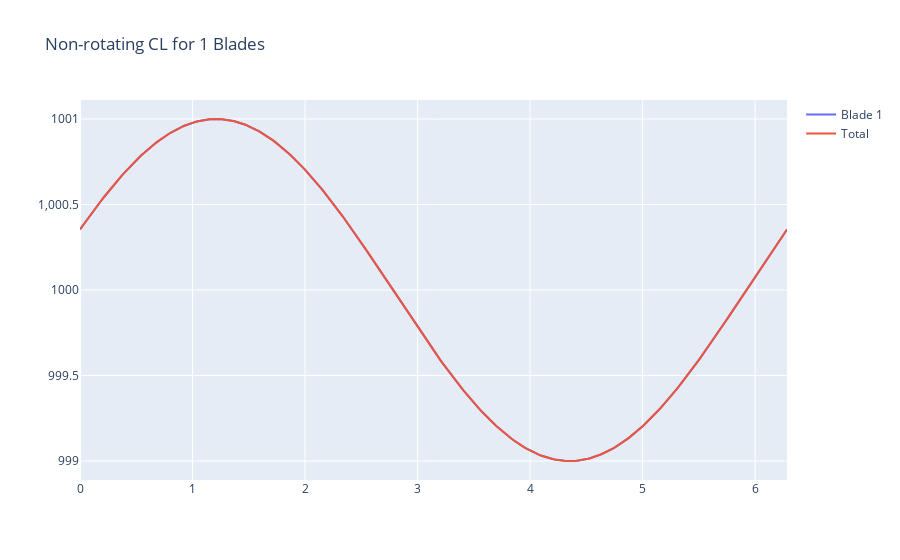
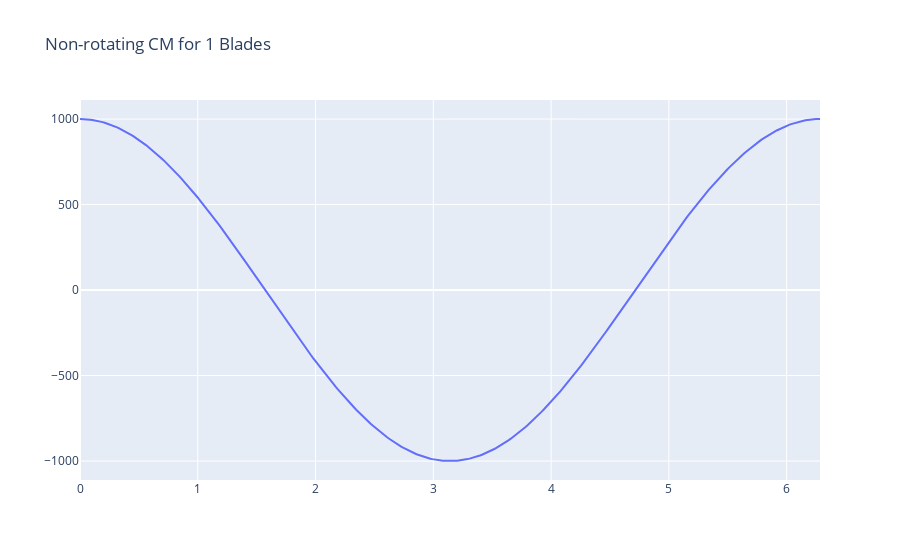
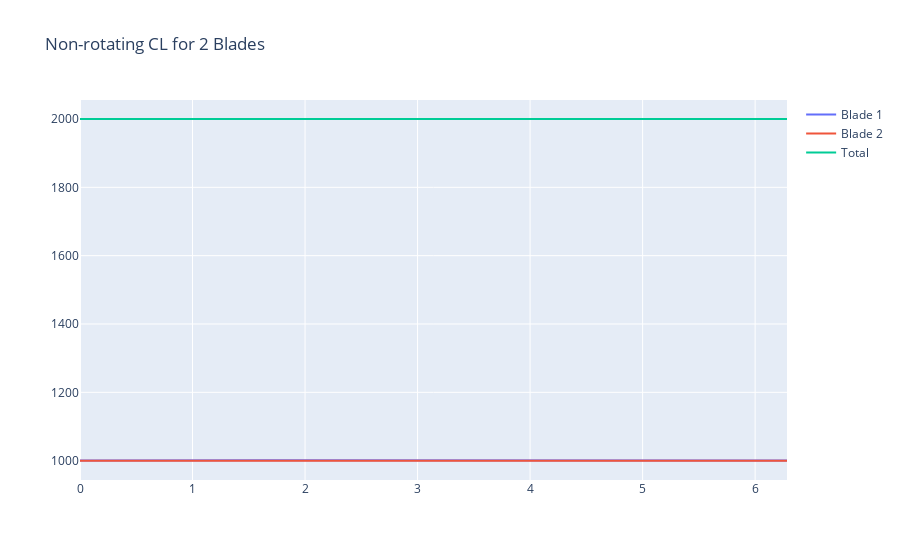
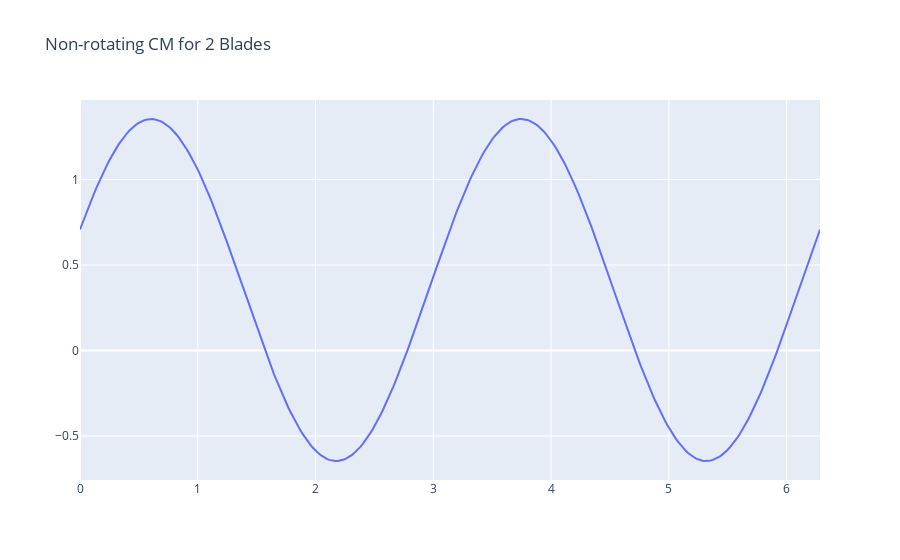

Notebook code cell kept with these figures, in order:
### Code cell
psi = np.linspace(0, 2*np.pi, 360)
dpsi = 0.36161
r = 1

# Define the number of Blades
for B in range(1, 5):

    CLtot = 0
    CMtot = 0

    fig = go.Figure()
    fig2 = go.Figure()

    for b in range(B):
        CL = 1000 + np.sin(psi + dpsi + (2*np.pi*b)/B)

        CLtot += CL
        CM = CL * r * np.cos(psi + (2*np.pi*b)/B)
        CMtot += CM

        fig.add_trace(go.Scatter(x=psi, y=CL, mode='lines', name=f'Blade {b+1}'))
        # fig2.add_trace(go.Scatter(x=psi, y=CM, mode='lines', name=f'Blade {b+1}'))

    fig.add_trace(go.Scatter(x=psi, y=CLtot, mode='lines', name='Total'))
    fig.update_layout(title=f'Non-rotating CL for {B} Blades')
    fig2.add_trace(go.Scatter(x=psi, y=CMtot, mode='lines', name='Total'))
    fig2.update_layout(title=f'Non-rotating CM for {B} Blades')
    
    fig.show()
    fig2.show()

### Figure 1 — Plotly figure (JSON) as saved in the notebook; plotly's stock layout.template omitted (floating-point values rounded to 4 significant figures; data arrays with more than 128 entries replaced by an {"elided": "..."} marker saying what was removed)
{"data": [{"mode": "lines", "name": "Blade 1", "type": "scatter", "x": {"elided": "360 float values"}, "y": {"elided": "360 float values"}}, {"mode": "lines", "name": "Total", "type": "scatter", "x": {"elided": "360 float values"}, "y": {"elided": "360 float values"}}], "layout": {"title": {"text": "Non-rotating CL for 1 Blades"}}}

### Figure 2 — Plotly figure (JSON) as saved in the notebook; plotly's stock layout.template omitted (floating-point values rounded to 4 significant figures; data arrays with more than 128 entries replaced by an {"elided": "..."} marker saying what was removed)
{"data": [{"mode": "lines", "name": "Total", "type": "scatter", "x": {"elided": "360 float values"}, "y": {"elided": "360 float values"}}], "layout": {"title": {"text": "Non-rotating CM for 1 Blades"}}}

### Figure 3 — Plotly figure (JSON) as saved in the notebook; plotly's stock layout.template omitted (floating-point values rounded to 4 significant figures; data arrays with more than 128 entries replaced by an {"elided": "..."} marker saying what was removed)
{"data": [{"mode": "lines", "name": "Blade 1", "type": "scatter", "x": {"elided": "360 float values"}, "y": {"elided": "360 float values"}}, {"mode": "lines", "name": "Blade 2", "type": "scatter", "x": {"elided": "360 float values"}, "y": {"elided": "360 float values"}}, {"mode": "lines", "name": "Total", "type": "scatter", "x": {"elided": "360 float values"}, "y": {"elided": "360 float values"}}], "layout": {"title": {"text": "Non-rotating CL for 2 Blades"}}}

### Figure 4 — Plotly figure (JSON) as saved in the notebook; plotly's stock layout.template omitted (floating-point values rounded to 4 significant figures; data arrays with more than 128 entries replaced by an {"elided": "..."} marker saying what was removed)
{"data": [{"mode": "lines", "name": "Total", "type": "scatter", "x": {"elided": "360 float values"}, "y": {"elided": "360 float values"}}], "layout": {"title": {"text": "Non-rotating CM for 2 Blades"}}}
